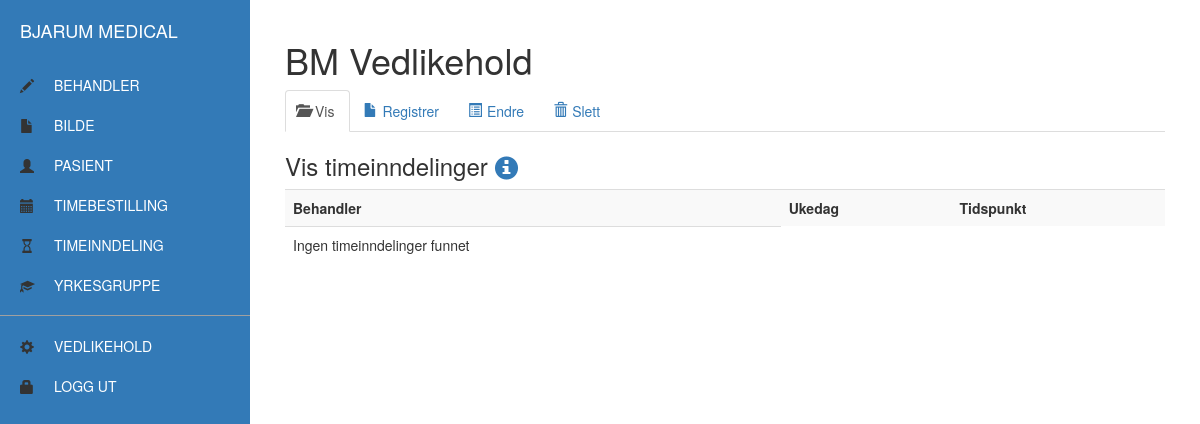
/vedlikehold/timeinndeling.php (signed in), run on an earlier commit of the app's database.
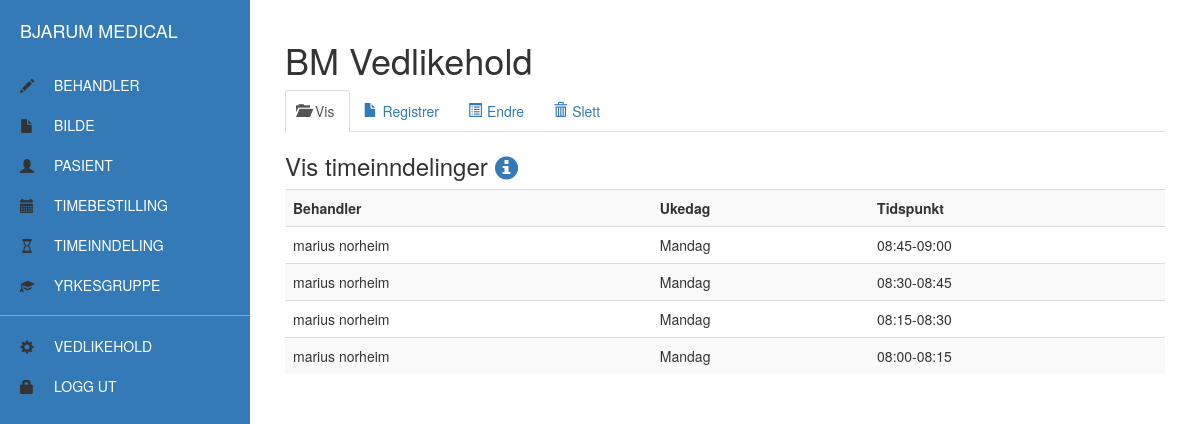
And on a later commit of the database.
### tables this page shows
CREATE TABLE `timeinndeling` (
  `brukernavn` varchar(20) NOT NULL,
  `ukedag` varchar(10) NOT NULL,
  `tidspunkt` varchar(12) NOT NULL
);

CREATE TABLE `behandler` (
  `brukernavn` varchar(20) NOT NULL,
  `behandlernavn` varchar(50) NOT NULL,
  `yrkesgruppe` varchar(50) DEFAULT NULL,
  `bildenr` int(11) DEFAULT NULL
);

### vedlikehold/libs/timeinndeling.php (the view, shortened to what this page needs)
<?php
function visTimeinndeling() {
  $sql = "SELECT t.ukedag, t.tidspunkt, b.behandlernavn
  FROM timeinndeling AS t
  LEFT JOIN behandler AS b ON t.brukernavn = b.brukernavn
  ORDER BY behandlernavn";
  $result = mysqli_query($conn, $sql);
  if(mysqli_num_rows($result) > 0) {
    while($row = mysqli_fetch_assoc($result)) {
      echo "<tr>\n";
      echo "<td>". htmlspecialchars($row['behandlernavn']) ."</td>\n";
      echo "<td>". htmlspecialchars($row['ukedag']) ."</td>\n";
      echo "<td>". htmlspecialchars($row['tidspunkt']) ."</td>\n";
      echo "</tr>\n";
    }
  } else {
    echo "<tr><td>Ingen timeinndelinger funnet</td></tr>\n";
  }
}
?>

What changed in the data, as far as the page shows it:
added timeinndeling: brukernavn.behandlernavn "marius norheim", ukedag "Mandag", tidspunkt "08:45-09:00"
added timeinndeling: brukernavn.behandlernavn "marius norheim", ukedag "Mandag", tidspunkt "08:30-08:45"
added timeinndeling: brukernavn.behandlernavn "marius norheim", ukedag "Mandag", tidspunkt "08:15-08:30"
added timeinndeling: brukernavn.behandlernavn "marius norheim", ukedag "Mandag", tidspunkt "08:00-08:15"
Also different on the page:
text no longer shown: "Ingen timeinndelinger funnet"
